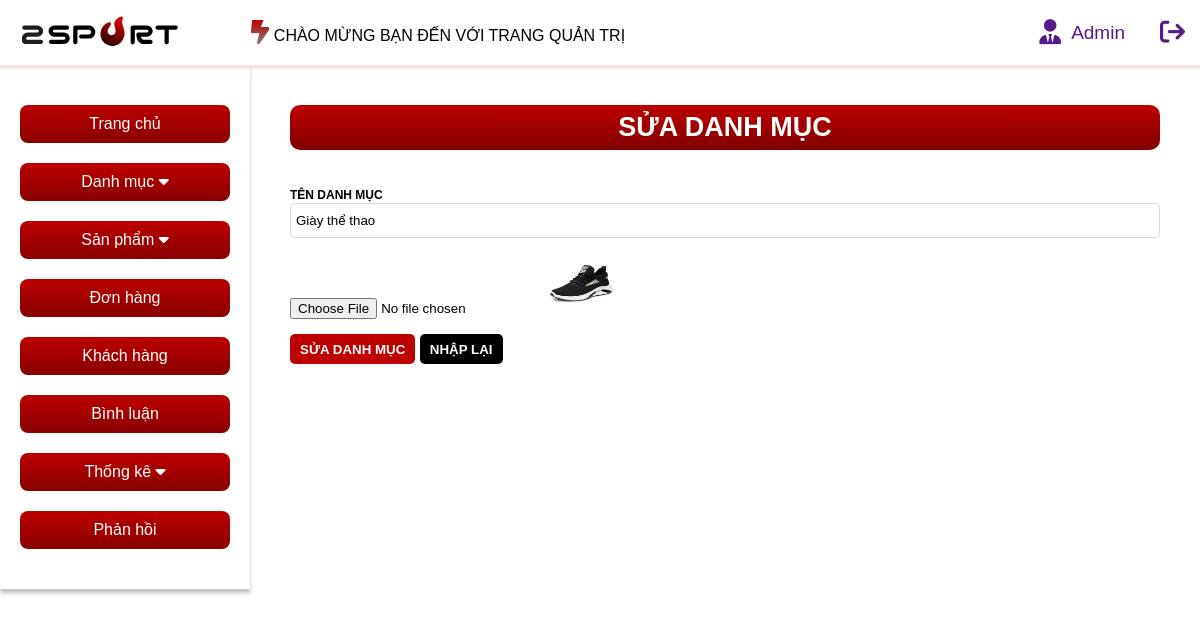
/admin/index.php?act=suadm&id=4, run on the app's committed database.
### tables this page shows
CREATE TABLE `category` (
  `id` int(11) NOT NULL,
  `name` varchar(255) NOT NULL,
  `img` varchar(255) NOT NULL
);

### model/pdo.php (called while the page is built, shortened)
<?php
function pdo_get_connection(){
    $servername = "localhost";
    $username = "root";
    $password = "";
    try {
        $conn = new PDO("mysql:host=$servername;dbname=duan1", $username, $password);
        $conn->setAttribute(PDO::ATTR_ERRMODE, PDO::ERRMODE_EXCEPTION);
        return $conn;
    } catch(PDOException $e) {
        echo "Connection failed: " . $e->getMessage();
    }
}
function pdo_query_one($sql){
    $sql_args=array_slice(func_get_args(),1);
    try{
        $conn=pdo_get_connection();
        $stmt=$conn->prepare($sql);
        $stmt->execute($sql_args);
        $row=$stmt->fetch(PDO::FETCH_ASSOC);
        return $row;
    }
    catch(PDOException $e){
        throw $e;
    }
    finally{
        unset($conn);
    }
}
?>

### model/danhmuc.php (called while the page is built, shortened)
<?php
function loadone_category($id){
    $sql = "SELECT * from category where id='$id'";
    $result = pdo_query_one($sql);
    return $result;
}
?>

### admin/danhmuc/update.php (the view, shortened to what this page needs)
<?php
if (is_array($danhmuc)) {
    extract($danhmuc);
}
?>
<main class="container">
    <?php include "boxleft.php" ?>
    <article>
        <div class="add-category">
            <h1>SỬA DANH MỤC</h1>
            <form action="index.php?act=updatedm" method="POST" enctype="multipart/form-data">
                <label for="">TÊN DANH MỤC</label><br>
                <input type="text" name="namedm" value="<?= $name ?>"><br>
                <input type="file" name="img">
                <img src="../assets/img/<?= $img ?>" alt="" width="70px" height="60px"><br>
                <input type="submit" value="SỬA DANH MỤC" name="updateCate">
                <input type="reset" value="NHẬP LẠI"><br>
            </form>
        </div>
    </article>
</main>

### assets/style/style-admin.css (style rules this page uses)
* { padding: 0; margin: 0; box-sizing: border-box; font-family: arial; }
:root { --bg-color-main:#BD0000; --bg-color-while-ins: #fff; --bg-color-black-ins:#000; }
.container { width: calc((1320 / 1440) * 100%); margin: 0 auto; }
main { display: flex; }
article { margin: 40px; width: 100%; }
.add-category h1 { color: var(--bg-color-while-ins); font-size: 27px; font-style: normal; font-weight: 600; line-height: normal; border-radius: 10px; background: linear-gradient(180deg, #BD0000 0%, #800000 100%); text-align: center; padding: 7px; margin-bottom: 35px; }
.add-category label { color: var(--bg-color-black-ins); font-size: 12px; font-style: normal; font-weight: 600; line-height: normal; }
.add-category form input[type="text"] { width: 100%; height: 35px; border-radius: 5px; border: 1px solid #D9D9D9; padding: 5px; margin-bottom: 15px; }
.add-category form input[type="file"] { margin-bottom: 15px; }
.add-category form input[type="submit"] { height: 30px; background-color: var(--bg-color-main); padding: 5px 10px; color: var(--bg-color-while-ins); border: none; border-radius: 5px; font-weight: bold; }
.add-category form input[type="reset"] { height: 30px; background-color: var(--bg-color-black-ins); padding: 5px 10px; color: var(--bg-color-while-ins); border: none; border-radius: 5px; font-weight: bold; }

### assets/style/responsive-admin.css (style rules this page uses)
@media screen and (max-width: 1280px) { .container { width: calc((1440 / 1440) * 100%); } }

### data on the page
category: namedm "Giày thể thao", img (picture)
